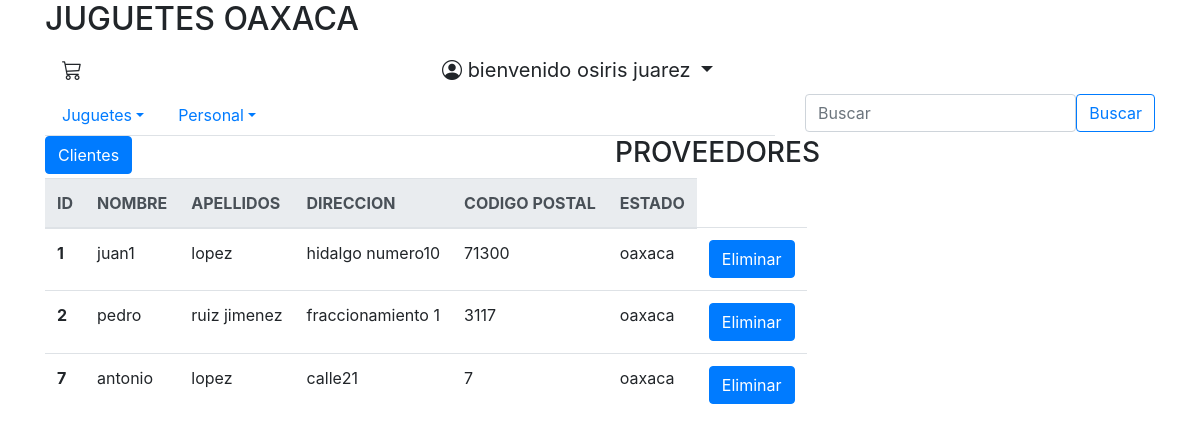
Page /listarProveedores.php (signed in) on the committed database.
### tables this page shows
CREATE TABLE `proveedor` (
  `id` int(11) NOT NULL,
  `nombre` varchar(64) DEFAULT NULL,
  `apellidos` varchar(64) DEFAULT NULL,
  `direccion` varchar(64) DEFAULT NULL,
  `codigo` int(11) DEFAULT NULL,
  `estado` varchar(64) DEFAULT NULL,
  `administrador` int(11) DEFAULT NULL,
  `empresa` varchar(64) NOT NULL
);

### listarProveedores.php (the view, shortened to what this page needs)
<?php include('recursos/header.php')?>
<?php include('recursos/body.php')?>
<?php include('conexion.php') ?>
<div class="container"><div class=row>
<div class=col>
<a href="listarClientes.php" class="btn btn-primary" >Clientes</a>
</div>
<div class=col>
<h3>PROVEEDORES</h3>
</div>
</div><table class="table table-responsive">
  <thead class="thead-light">
    <tr>
      <th scope="col">ID</th>
      <th scope="col">NOMBRE</th>
      <th scope="col">APELLIDOS</th>
      <th scope="col">DIRECCION</th>
      <th scope="col">CODIGO POSTAL</th>
      <th scope="col">ESTADO</th>
    </tr>
  </thead>
  <tbody>
  <?php
  $query="SELECT * FROM proveedor";
  $result=mysqli_query($con,$query);
   while($row = mysqli_fetch_array($result)) {?>
        <tr>
    <th><?php echo $row['id']?></th>
      <td><?php echo $row['nombre']?></td>
      <td><?php echo $row['apellidos']?></td>
      <td><?php echo $row['direccion']?></td>
      <td><?php echo $row['codigo']?></td>
      <td><?php echo $row['estado']?></td>
      <td> <a href="eliminarProveedor.php?id=<?php echo $row['id']?>" class="btn btn-primary" name="guarda" >Eliminar</a>
  </td>
    </tr>
  <?php }
  ?>
  </tbody>
</table>

### rows in the picture
proveedor: id "1", nombre "juan1", apellidos "lopez", direccion "hidalgo numero10", codigo "71300", estado "oaxaca"
proveedor: id "2", nombre "pedro", apellidos "ruiz jimenez", direccion "fraccionamiento 1", codigo "3117", estado "oaxaca"
proveedor: id "7", nombre "antonio", apellidos "lopez", direccion "calle21", codigo "7", estado "oaxaca"

### other values in the picture
$_SESSION['nombreusuario'] "osiris juarez"
